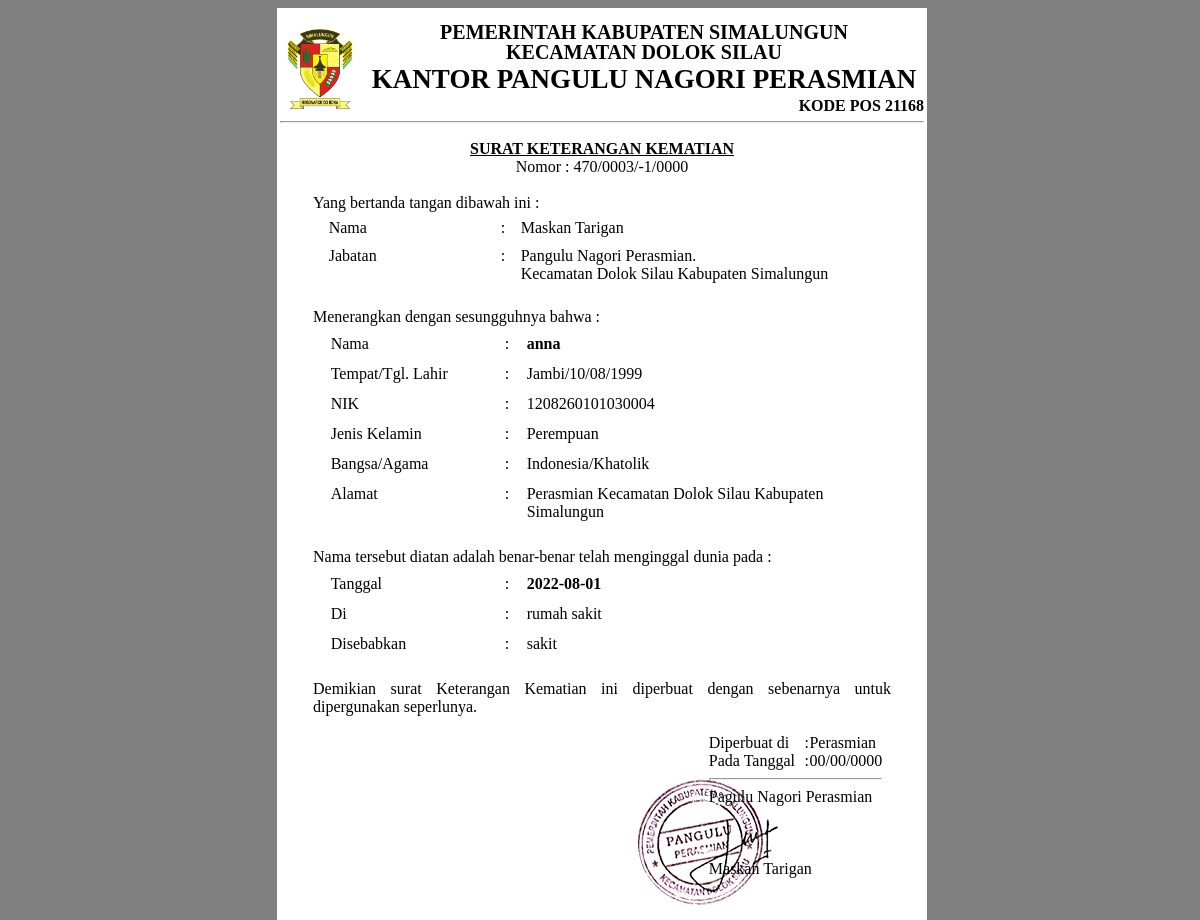
The page /surat_keterangan_kematian.php?nomor=3 on the database its author committed.
### tables this page shows
CREATE TABLE `tb_surat_kematian` (
  `nomor` int(10) NOT NULL,
  `tanggal` date NOT NULL,
  `nik` varchar(20) NOT NULL,
  `alamat` longtext NOT NULL,
  `tanggal_meninggal` date NOT NULL,
  `di` varchar(30) NOT NULL,
  `disebabkan` varchar(60) NOT NULL,
  `tanggal_disetujui` date NOT NULL,
  `status` varchar(20) NOT NULL,
  `pemohon` varchar(20) NOT NULL
);

CREATE TABLE `tb_kepala_desa` (
  `nik` varchar(20) NOT NULL,
  `nomor_kk` varchar(20) NOT NULL,
  `nama` varchar(30) NOT NULL,
  `jenis_kelamin` varchar(20) NOT NULL,
  `tempat_lahir` varchar(30) NOT NULL,
  `tanggal_lahir` date NOT NULL,
  `alamat` text NOT NULL,
  `kode_pos` varchar(15) NOT NULL,
  `rt_rw` varchar(30) NOT NULL,
  `kelurahan` varchar(30) NOT NULL,
  `kecamatan` varchar(30) NOT NULL,
  `kabupaten` varchar(30) NOT NULL,
  `provinsi` varchar(30) NOT NULL,
  `agama` varchar(30) NOT NULL,
  `status_perkawinan` varchar(30) NOT NULL,
  `kewarganegaraan` varchar(30) NOT NULL,
  `telepon` varchar(13) NOT NULL,
  `status` varchar(20) NOT NULL,
  `kata_sandi` varchar(20) NOT NULL
);

CREATE TABLE `tb_penduduk` (
  `nik` varchar(20) NOT NULL,
  `nomor_kk` varchar(20) NOT NULL,
  `nama` varchar(30) NOT NULL,
  `jenis_kelamin` varchar(20) NOT NULL,
  `tempat_lahir` varchar(30) NOT NULL,
  `tanggal_lahir` date NOT NULL,
  `alamat` text NOT NULL,
  `kode_pos` varchar(15) NOT NULL,
  `rt_rw` varchar(30) NOT NULL,
  `kelurahan` varchar(30) NOT NULL,
  `kecamatan` varchar(30) NOT NULL,
  `kabupaten` varchar(30) NOT NULL,
  `provinsi` varchar(30) NOT NULL,
  `agama` varchar(30) NOT NULL,
  `status_perkawinan` varchar(30) NOT NULL,
  `pekerjaan` varchar(30) NOT NULL,
  `kewarganegaraan` varchar(30) NOT NULL,
  `telepon` varchar(13) NOT NULL,
  `hubungan_keluarga` varchar(30) NOT NULL,
  `status` varchar(20) NOT NULL,
  `kata_sandi` varchar(20) NOT NULL
);

### surat_keterangan_kematian.php (the view, shortened to what this page needs)
<body>
<?php
include("koneksi.php");
$query_surat =mysqli_query($db,"select * from tb_surat_kematian where nomor='".$_GET["nomor"]."'");
$periode="-";
if (mysqli_num_rows($query_surat)>0){
	$data_surat=mysqli_fetch_array($query_surat);
	$nomor=$data_surat["nomor"];
	if($nomor<10){
		$nomor="000".$nomor;
	}elseif($nomor<100){
		$nomor="00".$nomor;
	}elseif($nomor<1000){
		$nomor="0".$nomor;
	}else{
		$nomor=$nomor;
	}
	$tanggal_disetujui=substr($data_surat["tanggal_disetujui"],8,2)."/".substr($data_surat["tanggal_disetujui"],5,2)."/".substr($data_surat["tanggal_disetujui"],0,4);
	$tahun_disetujui=substr($data_surat["tanggal_disetujui"],0,4);
	$bulan_disetujui=substr($data_surat["tanggal_disetujui"],5,2);
	if($bulan_disetujui<7){
		$periode=($tahun_disetujui-1)."/".$tahun_disetujui;
	}else{
		$periode=$tahun_disetujui."/".($tahun_disetujui+1);
	}
	$nik=$data_surat["nik"];
	$alamat=$data_surat["alamat"];
	$tanggal_meninggal=$data_surat["tanggal_meninggal"];
	$di=$data_surat["di"];
	$disebabkan=$data_surat["disebabkan"];
	$query_kades =mysqli_query($db,"select * from tb_kepala_desa");
	$nama_kades="-";
	if(mysqli_num_rows($query_kades)>0){
		$data_kades=mysqli_fetch_array($query_kades);
		$nama_kades=$data_kades["nama"];
	}
	$jabatan_kades="Pangulu Nagori Perasmian.<br>Kecamatan Dolok Silau Kabupaten Simalungun";
	$query_penduduk =mysqli_query($db,"select * from tb_penduduk where nik='".$nik."'");
	$nama="-";
	$tempat_lahir="-";
	$tanggal_lahir="-";
	$bangsa="Indonesia";
	$agama="-";
	$jenis_kelamin="-";
	if(mysqli_num_rows($query_penduduk)>0){
		$data_penduduk=mysqli_fetch_array($query_penduduk);
		$nama=$data_penduduk["nama"];
		$tempat_lahir=$data_penduduk["tempat_lahir"];
		$tanggal_lahir=substr($data_penduduk["tanggal_lahir"],8,2)."/".substr($data_penduduk["tanggal_lahir"],5,2)."/".substr($data_penduduk["tanggal_lahir"],0,4);
		$agama=$data_penduduk["agama"];
		$jenis_kelamin=$data_penduduk["jenis_kelamin"];
	}
	?>
        <table width="650" align="center" cellpadding="0" bgcolor="white" cellspacing="0" style="border:0px solid #989; border-radius:0px;">
          <tr>
            <td align="center"><br>
			<?php include("kop_surat.php");?>
				<table width="590" border="0" align="center" cellpadding="3" cellspacing="3">
				  <tr>
					<td width="590" bgcolor="" align="justify">
					<center>
						<u><b>SURAT KETERANGAN KEMATIAN</b></u><br>
						Nomor : <?php echo "470/".$nomor."/".$periode;?><br>
						<br>
					</center>
						Yang bertanda tangan dibawah ini :<br>
						<table width="97%" border="0" align="center" cellpadding="3" cellspacing="4">
							<tr>
								<td width="162">Nama</td>
								<td width="10">:</td>
								<td width="auto"><?php echo $nama_kades; ?></td>
							</tr>
							<tr>
								<td valign="top">Jabatan</td>
								<td valign="top">:</td>
								<td><?php echo $jabatan_kades; ?></td>
							</tr>
						</table>
						<br>
						Menerangkan dengan sesungguhnya bahwa :<br>
						<table width="97%" border="0" align="center" cellpadding="3" cellspacing="6">
							<tr>
								<td width="162">Nama</td>
								<td width="10">:</td>
								<td width="auto"><b><?php echo $nama; ?></b></td>
							</tr>
							<tr>
								<td>Tempat/Tgl. Lahir</td>
								<td>:</td>
								<td><?php echo $tempat_lahir."/".$tanggal_lahir; ?></td>
							</tr>
							<tr>
								<td>NIK</td>
								<td>:</td>
								<td><?php echo $nik; ?></td>
							</tr>
							<tr>
								<td>Jenis Kelamin</td>
								<td>:</td>
								<td><?php echo $jenis_kelamin; ?></td>
							</tr>
							<tr>
								<td>Bangsa/Agama</td>
								<td>:</td>
								<td><?php echo $bangsa."/".$agama; ?></td>
							</tr>
							<tr>
								<td valign="top">Alamat</td>
								<td valign="top">:</td>
								<td><?php echo $alamat; ?></td>
							</tr>
						</table>
						<br>
						Nama tersebut diatan adalah benar-benar telah menginggal dunia pada :<br>
						<table width="97%" border="0" align="center" cellpadding="3" cellspacing="6">
							<tr>
								<td width="162">Tanggal</td>
								<td width="10">:</td>
								<td width="auto"><b><?php echo $tanggal_meninggal; ?></b></td>
							</tr>
							<tr>
								<td>Di</td>
								<td>:</td>
								<td><?php echo $di; ?></td>
							</tr>
							<tr>
								<td>Disebabkan</td>
								<td>:</td>
								<td><?php echo $disebabkan; ?></td>
							</tr>
						</table>
						<br>
						Demikian surat Keterangan Kematian ini diperbuat dengan sebenarnya untuk dipergunakan seperlunya.
						<br><br>
						<table width="97%" border="0" align="center" cellpadding="0" cellspacing="0">
							<tr>
								<td width="360" rowspan="4"></td>
								<td width="80" rowspan="2"></td>
								<td width="100">Diperbuat di</td>
								<td width="5">:</td>
								<td width="auto">Perasmian</td>
							</tr>
							<tr>
								<td>Pada Tanggal</td>
								<td>:</td>
								<td><?php echo $tanggal_disetujui; ?></td>
							</tr>
							<tr>
								<td>
									<img src="img/stempel.png" style="position:absolute;">
								</td>
								<td colspan="3">
									<hr>
									<div style="width:200px;height:100px;border:solid red 0px;position:absolute;">
									Pagulu Nagori Perasmian<br><br><br><br>
									<?php echo $nama_kades; ?>
									</div>
								</td>
							</tr>
						</table>
						<br><br><br><br><br><br><br>
					</td>
				  </tr>
				</table>
			  </td>
		  </tr>
        </table>
<?php
}else{
	echo "<font size='15' color='#99FFCC'><center>Data Kosong</center></font>";
} ?>

### surat_keterangan_kematian.php (style rules this page uses)
body { //background-image: url('img/background.jpg'); background-color: grey; background-repeat: no-repeat; background-size: cover; background-attachment: fixed; position: absolute; z-index: -1; top: 0; bottom: 0; left: 0; right: 0; opacity: 100; filter:alpha(opacity=15); height:99%; width:99%; }

### rows shown on the page
tb_surat_kematian: tanggal_disetujui "-1/0000", nik "1208260101030004", alamat "Perasmian Kecamatan Dolok Silau Kabupaten Simalungun", tanggal_meninggal "2022-08-01", di "rumah sakit", disebabkan "sakit", tanggal_disetujui "00/00/0000"
tb_kepala_desa: nama "Maskan Tarigan"
tb_penduduk: nama "anna", tempat_lahir "Jambi", tanggal_lahir "10/08/1999", jenis_kelamin "Perempuan", agama "Khatolik"

### other values the page prints
$nomor "0003"
$bangsa "Indonesia"
